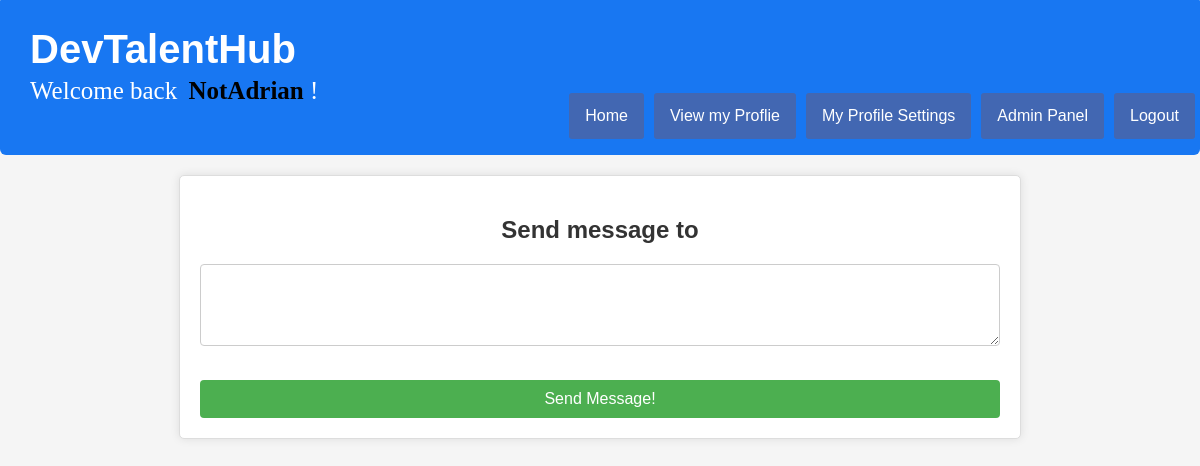
The app's page /contact_developer.php?exercise_id=283 (signed in), older data.
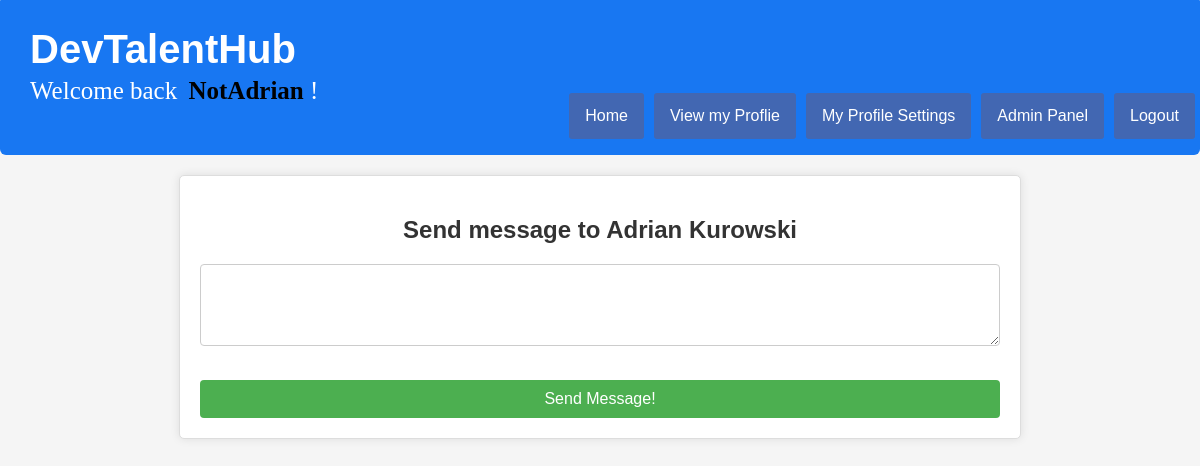
The same page, newer data.
### tables this page shows
CREATE TABLE `portfolio_info` (
  `id` int(11) NOT NULL,
  `firstname` varchar(255) NOT NULL,
  `lastname` varchar(255) NOT NULL,
  `email` varchar(255) NOT NULL,
  `aboutme` text DEFAULT NULL,
  `dob` varchar(255) DEFAULT NULL,
  `passingyear` varchar(255) DEFAULT NULL,
  `qualification` varchar(255) DEFAULT NULL,
  `contactno` varchar(255) DEFAULT NULL,
  `address` text DEFAULT NULL,
  `city` varchar(255) DEFAULT NULL,
  `skills` text DEFAULT NULL,
  `profile_picture` longblob NOT NULL,
  `qualification_school_name` varchar(255) NOT NULL,
  `certificates` varchar(255) NOT NULL,
  `extra_qualification` varchar(255) NOT NULL,
  `highschool_name` varchar(255) NOT NULL,
  `hs_starting_date` varchar(255) NOT NULL,
  `hs_fin_date` varchar(255) NOT NULL,
  `hs_qualification` varchar(255) NOT NULL,
  `uni_name` varchar(255) NOT NULL,
  `uni_starting_date` varchar(255) NOT NULL,
  `uni_fin_date` varchar(255) NOT NULL,
  `uni_qualification` text NOT NULL,
  `current_job_title` varchar(255) NOT NULL,
  `current_employer_name` varchar(255) NOT NULL,
  `emp_starting_date` varchar(255) NOT NULL,
  `respo` text NOT NULL,
  `extra_emp` text NOT NULL,
  `project` text NOT NULL,
  `project_files` text NOT NULL,
  `hobbies` text NOT NULL,
  `ref` text NOT NULL,
  `createdBy` int(5) DEFAULT NULL,
  `portfolio_id` int(11) NOT NULL
);

### contact_developer.php (the view, shortened to what this page needs)
<?php
require_once(ROOT_PATH . '/includes/head_section.php');
require_once(ROOT_PATH . '/includes/send_message.php');
$exercise_id = mysqli_real_escape_string($link, $_GET['exercise_id']);
$query = "SELECT * FROM portfolio_info WHERE portfolio_id = $exercise_id";
$result = mysqli_query($link, $query);
$userInfo = mysqli_fetch_assoc($result);
?>
<body>
       <?php include(ROOT_PATH . '/includes/navbar_logged_in.php'); ?>
    <div class="resume-container">
    <h2 class="section-header">Send message to <?= $userInfo['firstname'] . ' ' . $userInfo['lastname']; ?></h2>
        <form method="post" action="send_message.php" class="rating-form">
            <div class="review-container">
                <textarea name="message" id="message" rows="4" cols="150"></textarea>
            </div>
            <input type="submit" value="Send Message!" class="submit-btn">
        </form>
    </div>
</body>

Row changes from the older to the newer data that the page shows:
added portfolio_info: firstname "Adrian", lastname "Kurowski"
